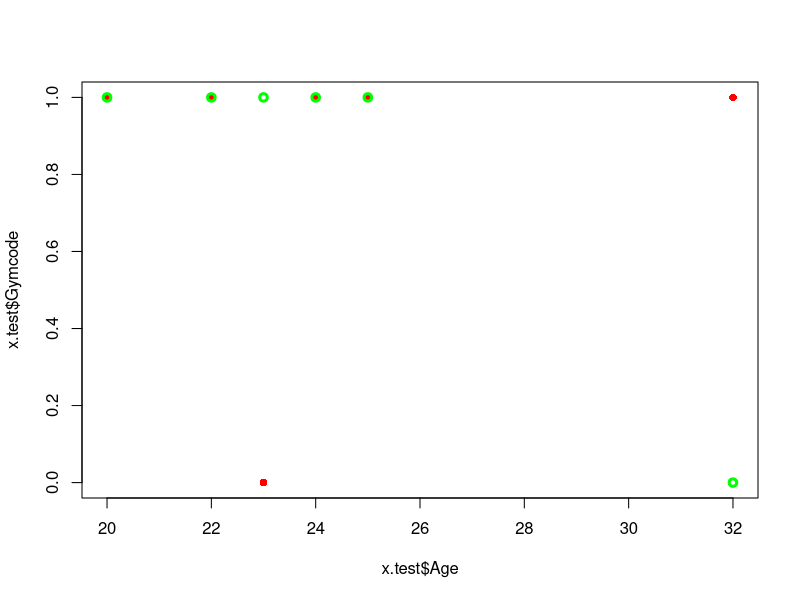
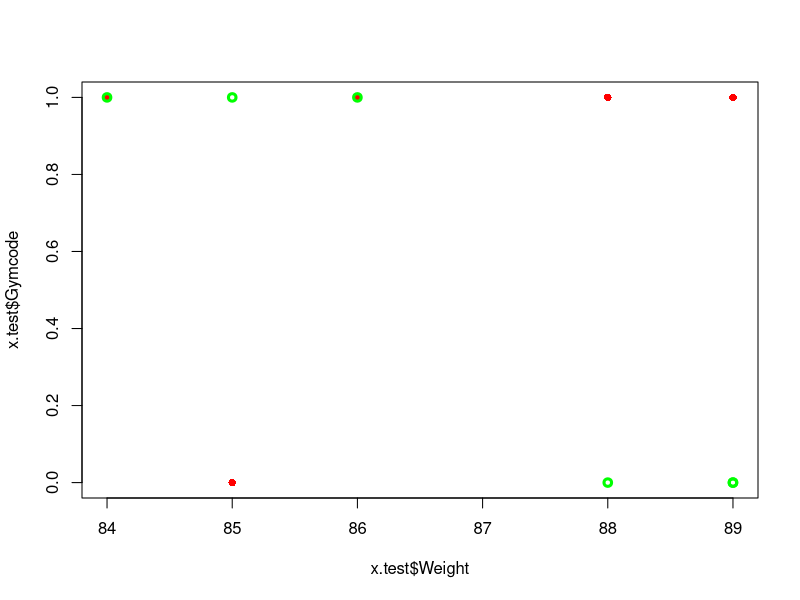

R code for these plots, in order: (Note: this script raises an error after producing the figures.)
x=read.csv("employee.csv")
names(x)
dim(x)
head(x)

s=sample(nrow(x), 24)
x.train=x[s,]
x.test=x[-s,]

##Predict the MS of the employees let say using their Age, Gender, Salary
#Model 0 Whether sobd going to gym or NOT?
#we think that younger people are more likely to go to gym 

m0=lm(Gymcode~Age, data=x.train)

View(x.test)
m0_pr=predict(m0, x.test)
m0_pr

gym_pred=ifelse(m0_pr>0.5, 1, 0)   ##to create a dummy variable
gym_pred
x.test$Gymcode

table(x.test$Gymcode, gym_pred)   #confussion matrix
##wrog classifications 4/6=0.67%      Error Rate
plot(x.test$Age, x.test$Gymcode, col='red', pch=16)
points(x.test$Age, gym_pred, col='green', lwd=3)


names(x)
###Model 1
m1=lm(Gymcode~Weight, data=x.train)
m1_pr=predict(m1, x.test)
m1_pr
gym_pred1=ifelse(m1_pr>0.5, 1, 0)
gym_pred1
#ms_pred1
##plot(x.test$Age, m1_pr)
table(x.test$Gymcode, gym_pred1)
###Error rate= 2/6=33%
plot(x.test$Weight, x.test$Gymcode, col='red', pch=16)
points(x.test$Weight, gym_pred1, col='green', lwd=3)

###Suppose we choose model 1 how we use this for the new data
Weight.new=data.frame(Weight=c(60, 90, 85))
pr_new_data=predict(m1, Weight.new)
pr_new_data
cl_new_data=ifelse(pr_new_data>0.5, 1,0)
cl_new_data

names(x)
head(x$Gender, x$GenCode)
###
m2=lm(Gymcode~Weight+GenCode, data=x.train)
m2_pr=predict(m2, x.test)
m2_pr
gym_pred2=ifelse(m2_pr>0.5, 1, 0)
gym_pred2

table(x.test$Gymcode, gym_pred2)

###Choose m2 over m0 and m1

newData=data.frame(Weight=c(60, 90, 85), 
                   GenCode=c(0, 1, 1))
newData
pr_new_data=predict(m2, newData)
pr_new_data
cl_new_data=ifelse(pr_new_data>0.5, 1,0)
cl_new_data